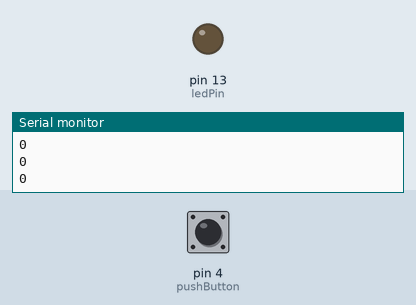
Simulated run of this sketch. Board: Arduino Uno, built with avr-gcc and run on an emulated ATmega328P. On the bench: output pins drawn as LEDs (lit = HIGH), the last lines printed to the serial monitor. The inputs (shaded band) are chosen by the test bench; at power-on: pin 4 (pushButton) LOW.

Above: at 1.2 s.
1.3 s: pin 4 (pushButton) pulled HIGH for 0.15 s
At 1.37 s:
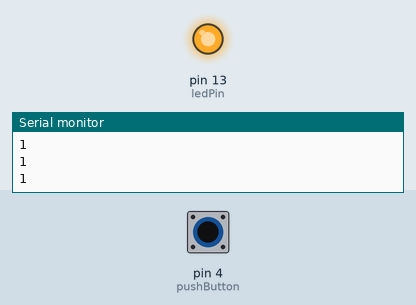
2.9 s: pin 4 (pushButton) pulled HIGH for 3.2 s
At 7.2 s:
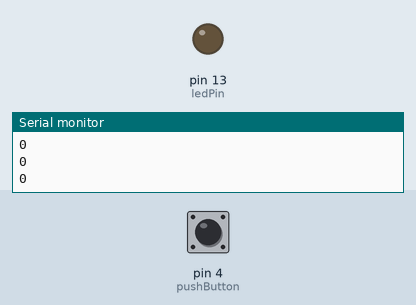
Timing chart, 0 to 8.7 s (numbered marks = the images above; inputs shaded):
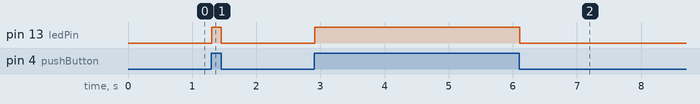

Measured:
- after the input at 1.3 s, pin 13 (ledPin): LOW → HIGH at once, → LOW 0.15 s later
- after the input at 2.9 s, pin 13 (ledPin): LOW → HIGH at once, → LOW 3.2 s later

The sketch:

Digital_Read_Example.ino
```cpp
//DfPI Tutorial Code
//Sean Malikides
//Oct 2017

/*
Code Function Description

  - Reads a digital input on pin 2, prints the result to the serial monitor.
  - Uses push button to turn a light on and off.

*/

// declare variable "pushButton" as an integer, and assign it the value 2, for later pin assignment.
int pushButton = 4;

// constants won't change. Used here to set a pin number.
const int ledPin =  13;      // the number of the LED pin

// the setup routine runs once when you press reset.
void setup() {

  // initialize serial communication at 9600 bits per second.
  Serial.begin(9600);

  // make the pushbutton's pin an input.
  pinMode(pushButton, INPUT);

  // set the digital pin as output:
  pinMode(ledPin, OUTPUT);

}

// the loop routine runs over and over again forever.
void loop() {

  // read the input pin.
  int buttonState = digitalRead(pushButton);

  // print out the state of the button, So you can see what the state of the pushbutton is.
  Serial.println(buttonState);

  if (buttonState == HIGH) {

    //Turn the LED on.
    digitalWrite(ledPin, HIGH);

  } else {

    //Turn the LED off.
    digitalWrite(ledPin, LOW);

  }

  //just a little delay for stability.
  delay(10);

}
```
